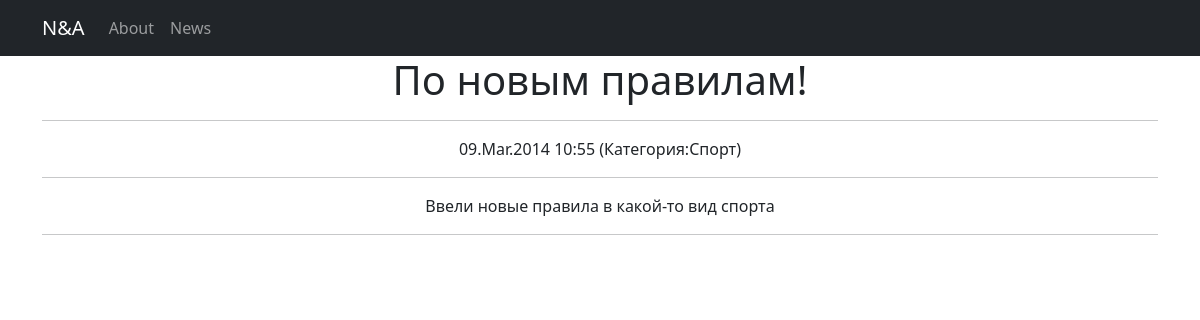
Screenshot of /news/1 with the database file from the repository.
### simpleapp/models.py (models this page shows, shortened)
class News(models.Model):
    name = models.CharField(
        max_length=64,
        unique=True,
    )
    text = models.TextField()
    amount_of_pages = models.IntegerField(
        validators=[MinValueValidator(0)],
    )
    category = models.ForeignKey(
        to='Category',
        on_delete=models.CASCADE,
        related_name='posts',
    )
    date = models.DateTimeField(default=datetime.now())

class Category(models.Model):
    name = models.CharField(max_length=100, unique=True)

### simpleapp/views.py (the view)
# urls.py: path('<int:pk>', NewsDetail.as_view())
class NewsDetail(DetailView):
    model = News
    text = News.text
    template_name = 'post.html'
    context_object_name = 'post'

### templates/post.html (shortened to what this page needs)
{% extends 'flatpages/default.html' %}
{% block content %}
<h1>{{ post.name }}</h1>
<hr>
{{ post.date|date:'d.M.Y' }}
{{ post.date|time:'H:i' }}
(Категория:{{ post.category.name }})
<hr>
{{ post.text }}
{% endblock content %}

### rows the page displays
News: name "По новым правилам!", date "09.Mar.2014", date "10:55", category.name "Спорт", text "Ввели новые правила в какой-то вид спорта"
